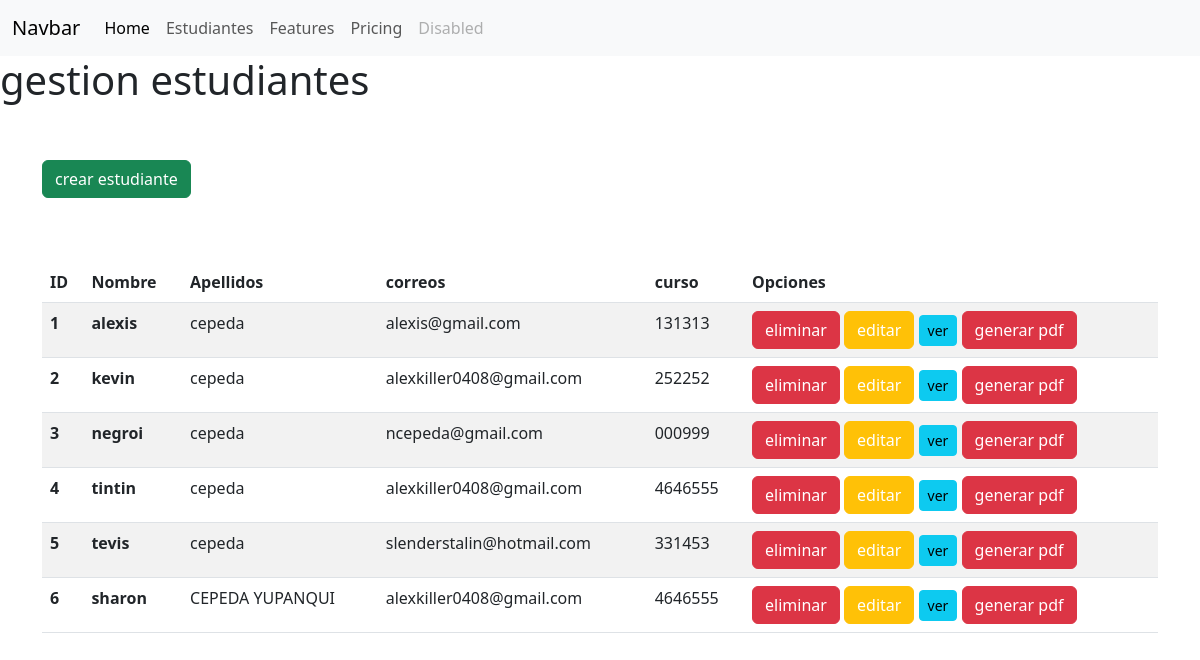
The app's page /students/, older data.
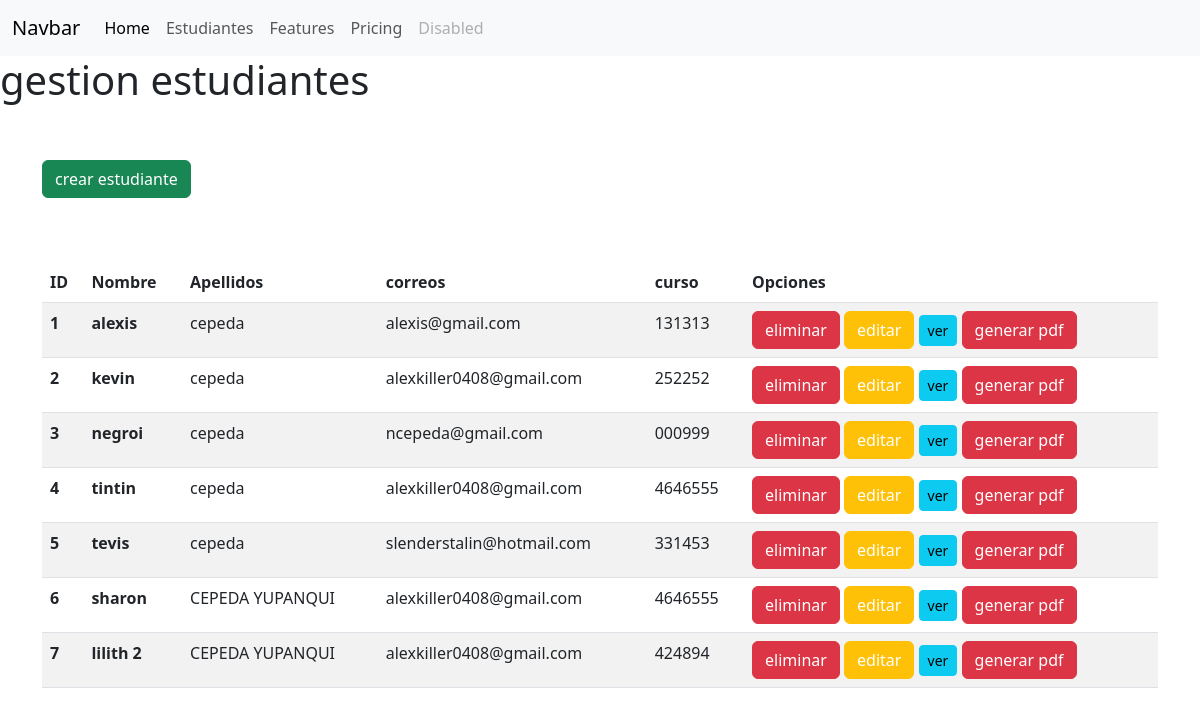
The same page, newer data.
### Aplicaciones/Academico/models.py (models this page shows)
class Estudiante(models.Model):
    estudiante_id = models.AutoField(primary_key=True)
    curso = models.ForeignKey(Curso, on_delete=models.CASCADE, related_name='estudiantes')
    nombre = models.CharField(max_length=100)
    apellido = models.CharField(max_length=100)
    email = models.EmailField()
    def __str__(self):
        return f"{self.nombre} {self.apellido}"

### Aplicaciones/Academico/views.py (the view)
# urls.py: path("students/",views.getAllEstudents , name='students'),
def getAllEstudents(request):
    students = Estudiante.objects.all()
    cursos = Curso.objects.all()
    print("los estudiantes: ",students)
    return render(request, "admin/students/GestionStudents.html", {"students": students, "cursos": cursos})

### Aplicaciones/Academico/templates/admin/students/GestionStudents.html (shortened to what this page needs)
{% extends "base.html" %}
{% block body %}
<h1>gestion estudiantes</h1>
<div class="container">
    <button class="btn btn-success btn-block mt-5" onclick="abrirModalCrear()">
        crear estudiante
    </button>
    <div class="scroll-oculto mt-3" style=" max-height: 500px; overflow-y: auto;">
        <table class="table table-striped mt-5">
            <thead>
                <tr>
                    <th scope="col">ID</th>
                    <th scope="col">Nombre</th>
                    <th scope="col">Apellidos</th>
                    <th scope="col">correos</th>
                    <th scope="col">curso</th>
                    <th scope="col">Opciones</th>
                </tr>
            </thead>
            <tbody>
                {% for c in students %}
                <tr>
                    <th>{{ c.estudiante_id }}</th>
                    <th>{{ c.nombre }}</th>
                    <td>{{ c.apellido }}</td>
                    <td> {{ c.email }}</td>
                    <td> {{ c.curso_id }}</td>
                    <td>
                        <button class="btn btn-danger">
                            eliminar
                        </button>
                        <button class="btn btn-warning text-white">
                            editar
                        </button>
                        <button class="btn btn-info btn-sm" onclick="abrirModal('{{ c.estudiante_id }}')">ver</button>
                        <button class="btn btn-danger text-white">generar pdf</button>
                    </td>
                </tr>
                {% endfor %}
            </tbody>
        </table>
    </div>
</div>
{% endblock %}

Row changes from the older to the newer data that the page shows:
added Estudiante: estudiante_id "7", nombre "lilith 2", apellido "CEPEDA YUPANQUI", email "alexkiller0408@gmail.com", curso_id "424894"
